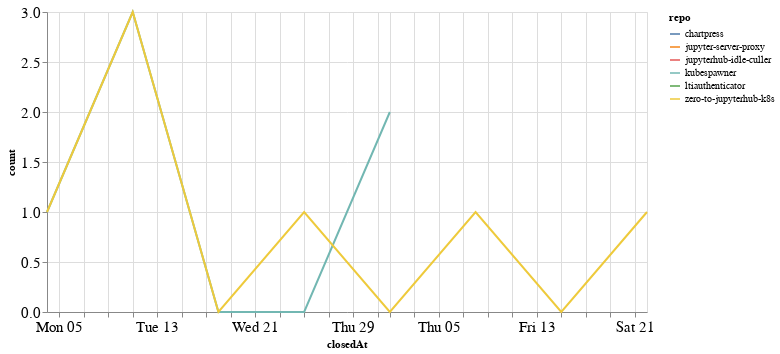

Write notebook code for a chart like this one.
### Code cell
closed_by_time = closed_by.groupby('repo').resample('W', on='closedAt').count()['author'].reset_index()
closed_by_time = closed_by_time.rename(columns={'author': 'count'})

alt.Chart(closed_by_time, width=600).mark_line().encode(
    x='closedAt',
    y='count',
    color='repo',
    tooltip="repo"
)

### Figure 1 — Vega-Lite specification as saved in the notebook (floating-point values rounded to 4 significant figures)
{"config": {"axisLeft": {"labelFontSize": 15}, "axisBottom": {"labelFontSize": 15}}, "data": {"name": "data-d17b4ec22cf5a2cd354f90e49dddd9f9"}, "mark": "line", "encoding": {"color": {"type": "nominal", "field": "repo"}, "tooltip": {"type": "nominal", "field": "repo"}, "x": {"type": "temporal", "field": "closedAt"}, "y": {"type": "quantitative", "field": "count"}}, "width": 600, "$schema": "https://vega.github.io/schema/vega-lite/v4.8.1.json", "datasets": {"data-d17b4ec22cf5a2cd354f90e49dddd9f9": [{"repo": "chartpress", "closedAt": "2020-11-01T00:00:00", "count": 1}, {"repo": "jupyter-server-proxy", "closedAt": "2020-11-15T00:00:00", "count": 1}, {"repo": "jupyterhub-idle-culler", "closedAt": "2020-11-15T00:00:00", "count": 1}, {"repo": "kubespawner", "closedAt": "2020-10-04T00:00:00", "count": 1}, {"repo": "kubespawner", "closedAt": "2020-10-11T00:00:00", "count": 3}, {"repo": "kubespawner", "closedAt": "2020-10-18T00:00:00", "count": 0}, {"repo": "kubespawner", "closedAt": "2020-10-25T00:00:00", "count": 0}, {"repo": "kubespawner", "closedAt": "2020-11-01T00:00:00", "count": 2}, {"repo": "ltiauthenticator", "closedAt": "2020-11-15T00:00:00", "count": 2}, {"repo": "zero-to-jupyterhub-k8s", "closedAt": "2020-10-04T00:00:00", "count": 1}, {"repo": "zero-to-jupyterhub-k8s", "closedAt": "2020-10-11T00:00:00", "count": 3}, {"repo": "zero-to-jupyterhub-k8s", "closedAt": "2020-10-18T00:00:00", "count": 0}, {"repo": "zero-to-jupyterhub-k8s", "closedAt": "2020-10-25T00:00:00", "count": 1}, {"repo": "zero-to-jupyterhub-k8s", "closedAt": "2020-11-01T00:00:00", "count": 0}, {"repo": "zero-to-jupyterhub-k8s", "closedAt": "2020-11-08T00:00:00", "count": 1}, {"repo": "zero-to-jupyterhub-k8s", "closedAt": "2020-11-15T00:00:00", "count": 0}, {"repo": "zero-to-jupyterhub-k8s", "closedAt": "2020-11-22T00:00:00", "count": 1}]}}
